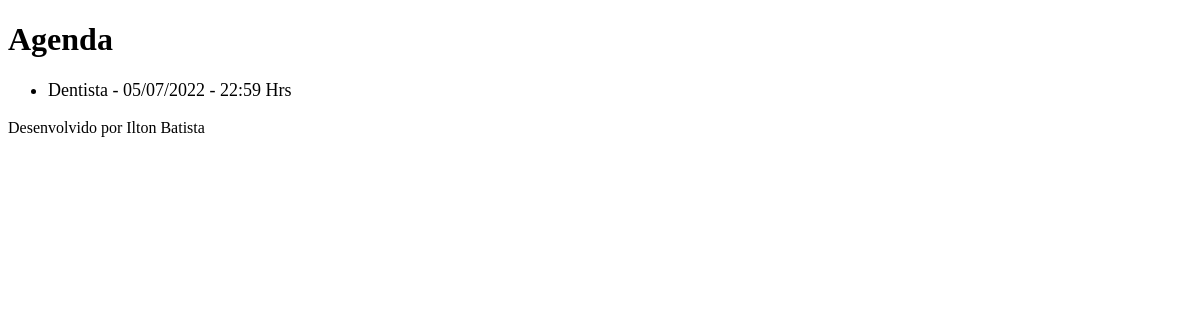
/agenda/ (signed in), run on an earlier commit of the app's database.
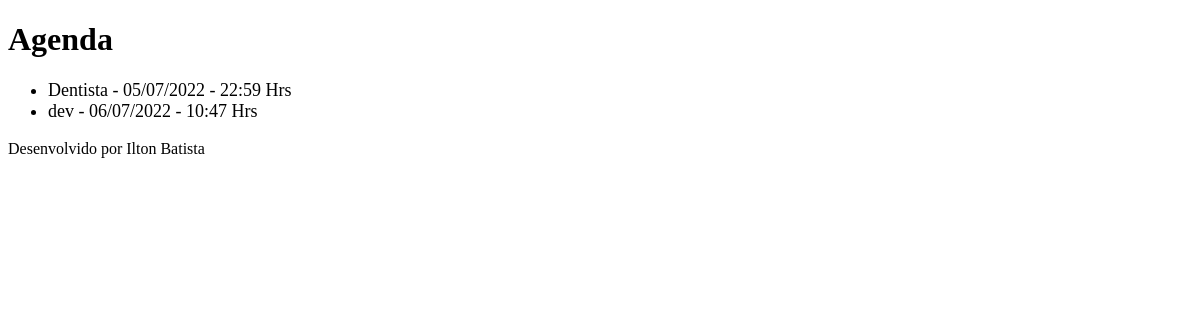
And on a later commit of the database.
### core/models.py (models this page shows, shortened)
class Evento(models.Model):
    titulo = models.CharField(max_length=100,verbose_name='Titulo')
    descricao = models.TextField(blank=True, null=True,verbose_name='descricao')
    data_evento = models.DateTimeField(verbose_name='Data do Evento')
    data_criacao = models.DateTimeField(auto_now=True,verbose_name='Data da criação')
    local_evento = models.TextField(blank=True, null=True, verbose_name='Local do Evento')
    usuario = models.ForeignKey(User, on_delete=models.CASCADE) #Usando a tabela de usuarios do Django e se for excluido da aplicação, exclui todos eventos dele
    class Meta:
        db_table = 'evento' #Exigindo que a tabela se chame evento
    def get_data_evento(self):
        return self.data_evento.strftime('%d/%m/%Y - %H:%M Hrs')

### core/views.py (the view)
# urls.py: path('agenda/',views.lista_eventos),
def lista_eventos(request):
    usuario = request.user
    evento = Evento.objects.filter(usuario=usuario) #filtrar as informações para aparecer apenas a do usuario
    dados = {'eventos': evento}
    return render(request,'agenda.html', dados)

### templates/agenda.html
{% extends "model-page.html"%}
{% block content %}
    <h1>Agenda</h1>
    <ul style="font-size: 18px">
        {% for evento in eventos %}
			<li>{{ evento.titulo }} - {{evento.get_data_evento}}</li>
        {% endfor %}
     </ul>
{% endblock %}

### templates/model-page.html (shortened to what this page needs)
<!DOCTYPE html>
<html lang="en">
<head>
</head>
<body>
    {% block content %} {% endblock %}
    {% include "model-footer.html" %}
</body>
</html>

### templates/model-footer.html
<p>Desenvolvido por Ilton Batista</p>

What changed in the data, as far as the page shows it:
added Evento: titulo "dev", get_data_evento "06/07/2022 - 10:47 Hrs"
